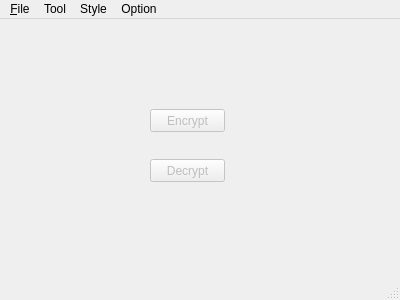
<?xml version="1.0" encoding="UTF-8"?>
<ui version="4.0">
 <class>MainWindow</class>
 <widget class="QMainWindow" name="MainWindow">
  <property name="geometry">
   <rect>
    <x>0</x>
    <y>0</y>
    <width>400</width>
    <height>300</height>
   </rect>
  </property>
  <property name="windowTitle">
   <string>SEAcret</string>
  </property>
  <widget class="QWidget" name="centralWidget">
   <widget class="QPushButton" name="encryptBtn">
    <property name="enabled">
     <bool>false</bool>
    </property>
    <property name="geometry">
     <rect>
      <x>150</x>
      <y>90</y>
      <width>75</width>
      <height>23</height>
     </rect>
    </property>
    <property name="sizePolicy">
     <sizepolicy hsizetype="Fixed" vsizetype="Fixed">
      <horstretch>0</horstretch>
      <verstretch>0</verstretch>
     </sizepolicy>
    </property>
    <property name="text">
     <string>Encrypt</string>
    </property>
   </widget>
   <widget class="QPushButton" name="decryptBtn">
    <property name="enabled">
     <bool>false</bool>
    </property>
    <property name="geometry">
     <rect>
      <x>150</x>
      <y>140</y>
      <width>75</width>
      <height>23</height>
     </rect>
    </property>
    <property name="text">
     <string>Decrypt</string>
    </property>
   </widget>
  </widget>
  <widget class="QMenuBar" name="menuBar">
   <property name="geometry">
    <rect>
     <x>0</x>
     <y>0</y>
     <width>400</width>
     <height>25</height>
    </rect>
   </property>
   <widget class="QMenu" name="menu_File">
    <property name="title">
     <string>&amp;File</string>
    </property>
    <addaction name="action_Open"/>
    <addaction name="action_Save"/>
   </widget>
   <widget class="QMenu" name="menuTool">
    <property name="title">
     <string>Tool</string>
    </property>
    <addaction name="actionRectangle"/>
    <addaction name="actionLasso"/>
    <addaction name="actionEraser"/>
   </widget>
   <widget class="QMenu" name="menuStyle">
    <property name="title">
     <string>Style</string>
    </property>
    <addaction name="actionMedian_Blur"/>
    <addaction name="actionInpaint"/>
   </widget>
   <widget class="QMenu" name="menuOption">
    <property name="title">
     <string>Option</string>
    </property>
    <addaction name="actionChange_Median_Blur_Kernel"/>
    <addaction name="actionChange_Eraser_Size"/>
   </widget>
   <addaction name="menu_File"/>
   <addaction name="menuTool"/>
   <addaction name="menuStyle"/>
   <addaction name="menuOption"/>
  </widget>
  <widget class="QStatusBar" name="statusBar"/>
  <action name="action_Open">
   <property name="text">
    <string>&amp;Open(O)</string>
   </property>
   <property name="shortcut">
    <string>Ctrl+O</string>
   </property>
  </action>
  <action name="action_Save">
   <property name="text">
    <string>&amp;Save(S)</string>
   </property>
   <property name="shortcut">
    <string>Ctrl+S</string>
   </property>
  </action>
  <action name="actionRectangle">
   <property name="text">
    <string>Rectangle</string>
   </property>
  </action>
  <action name="actionLasso">
   <property name="text">
    <string>Lasso</string>
   </property>
  </action>
  <action name="actionMedian_Blur">
   <property name="text">
    <string>Median Blur</string>
   </property>
  </action>
  <action name="actionInpaint">
   <property name="text">
    <string>Inpaint</string>
   </property>
  </action>
  <action name="actionChange_Median_Blur_Kernel">
   <property name="text">
    <string>Change Median Blur Kernel Size</string>
   </property>
  </action>
  <action name="actionChange_Eraser_Size">
   <property name="text">
    <string>Change Eraser Size</string>
   </property>
  </action>
  <action name="actionEraser">
   <property name="text">
    <string>Eraser</string>
   </property>
  </action>
 </widget>
 <layoutdefault spacing="6" margin="11"/>
 <resources/>
 <connections/>
</ui>
